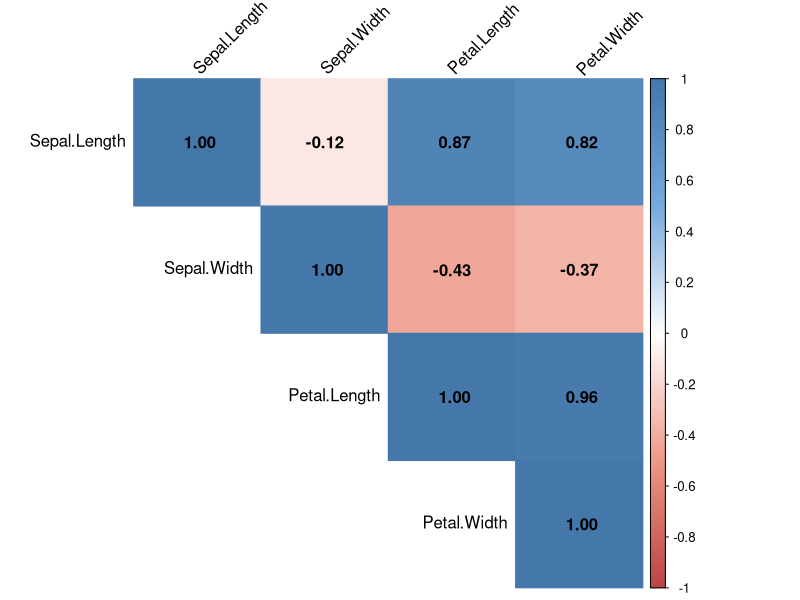
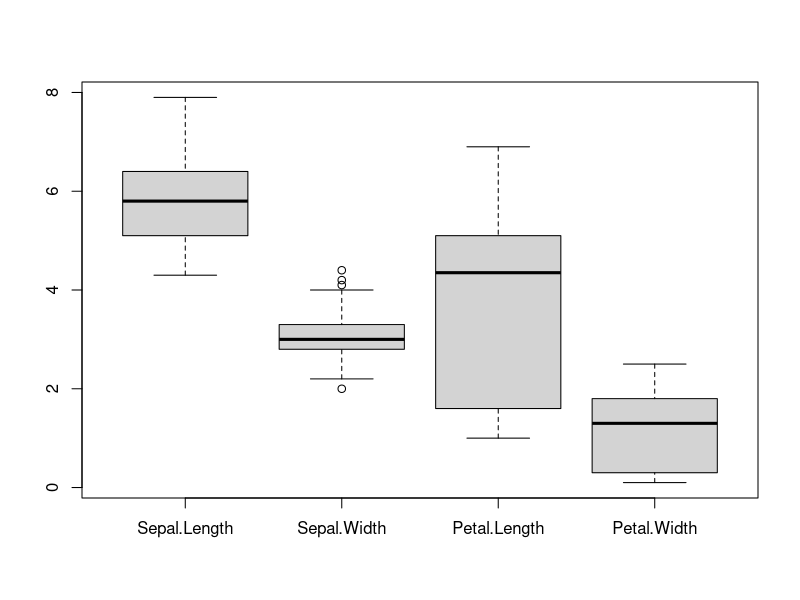
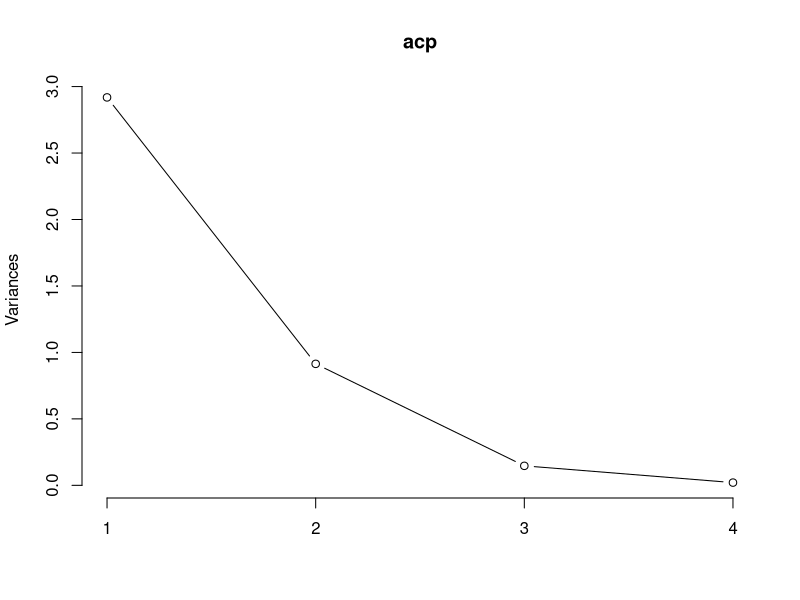
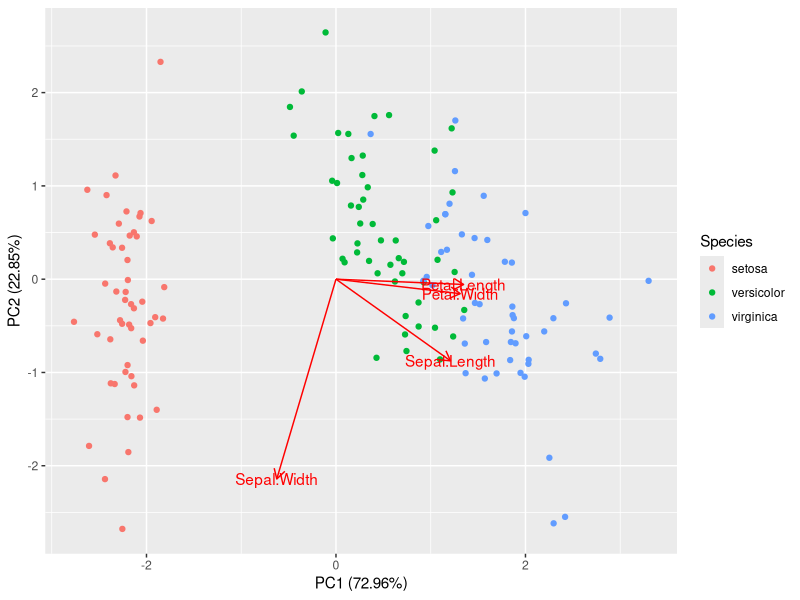

The R script that drew these images, in order: (Note: this script raises an error after producing the figures.)
## ---- chunk 1
# Caregando os pacotes de manipulação de dados
library(tidyverse)

# vamos carregar o pacote para produção de gráfico de correlação corrplot
library(corrplot)

# carregando a base de dados
data("iris")
## ---- chunk 2
# criando a correlação entre as variáveis
correlacao <- cor(iris[,1:4], method = "pearson") 

# paleta de cores pasteis para usar no gráfico de correlação
col <- colorRampPalette(c("#BB4444", "#EE9988", "#FFFFFF", "#77AADD", "#4477AA"))

# produzindo um gráfico para visualização
corrplot(correlacao, method = "color",
         type = "upper", col = col(200),
         addCoef.col = "black",
         tl.col="black", tl.srt=45)

# observações: 

# 1. method = color determina o formato do gráfico, para ser quadrados coloridos;
# 2. type = upper determina que só deve aparecer a parte superior do correlograma;
# 3. col(200) determina que o espectro de cores entre 1 e -1 tenha 200 bandas;
# 4. add.coef.col faz com que o valor da correlação seja reportado 
#    junto com as cores com, além de determinar a cor do número;
# 5. tl.col r tl.srt determinam, respectivamente, 
#    a cor e a inclinação do nome dos vetores.
## ---- chunk 3
# criando o boxplot
boxplot(iris[,-5])
## ---- chunk 4
set.seed(9845)
# Como a redução de dimensionalidade é feita apenas para as variáveis independentes, 
# iremos remover a variável Species do cálculo.

# calculando os componentes principais
acp <- prcomp(iris[,-5],
              center = TRUE,
              scale. = TRUE)

# observação: as opções center e scale. servem para padronizar os dados.
# 1. Center centraliza os dados ao redor de zero
# 2. scale. torna a variância das variáveis unitária


# vejamos as estimativas dos componentes principais
acp
summary(acp)
## ---- chunk 5
screeplot(acp, type = "lines")
## ---- chunk 6
# Para isso, usaremos o pacote ggfortify, 
# que permite ao ggplot interpretar os coeficientes do ACP.
library(ggfortify)

# gráfico com os autovetores e os componentes principais.
autoplot(acp, data = iris, colour = "Species", 
         loadings = TRUE, loadings.label = TRUE,
         scale = 0)

# Observações:
# 1. Loadings = TRUE determina que os autovetores devem ser reportados;
# 2. loadings.label = TRUE reporta o nome das variáveis ligadas ao vetor;
# 3. scale = 0 serve para remover a padronização dos autovetores.
## ---- chunk 7
AF <- factanal(iris[,-5], factors = 2, rotation = "varimax")
## ---- chunk 8
screeplot(acp, type = "lines")
abline(h=1)
## ---- chunk 9
set.seed(9845)

# Análise fatorial considerando apenas 1 fator
AF <- factanal(iris[,-5], factors = 1)

# Observações:
# 1. Como há apenas um fator, não há uma matriz de cargas fatoriais, mas apenas um vetor.
#    Assim, não é possível fazer nenhum tipo de rotação de fatores para simplificar
#    a interpretação.

AF
## ---- chunk 10
# cálculo de comunalidade
apply(AF$loadings^2,1,sum)
## ---- chunk 11
sum(AF$loadings^2)
## ---- chunk 12

# matriz com Lambdas (cargas fatoriais)
Lambda <- AF$loadings

# matriz de ruídos
Psi <- diag(AF$uniquenesses)

# matriz de covariâncias amostral
S <- AF$correlation

# matriz de covariâncias estimada
Sigma <- Lambda %*% t(Lambda) + Psi

# Observação: t(Lambda) transpõe a matriz de cargas fatoriais

# vejamos a matriz de covariância estimada
Sigma

# matriz residual
mat_residual <- round(S - Sigma, 6)

mat_residual
## ---- chunk 13
library(psych)
## ---- chunk 14
set.seed(9845)

# aplicação da análise com dois fatores usando minres
fa2_minres <- fa(iris[,-5], nfactors = 2, rotate = "varimax")
fa2_minres
## ---- chunk 15
# aplicação da análise com dois fatores utilizando método de fator principal
fa2_pa <- fa(iris[,-5], nfactors = 2, rotate = "varimax", fm = "pa")
fa2_pa
